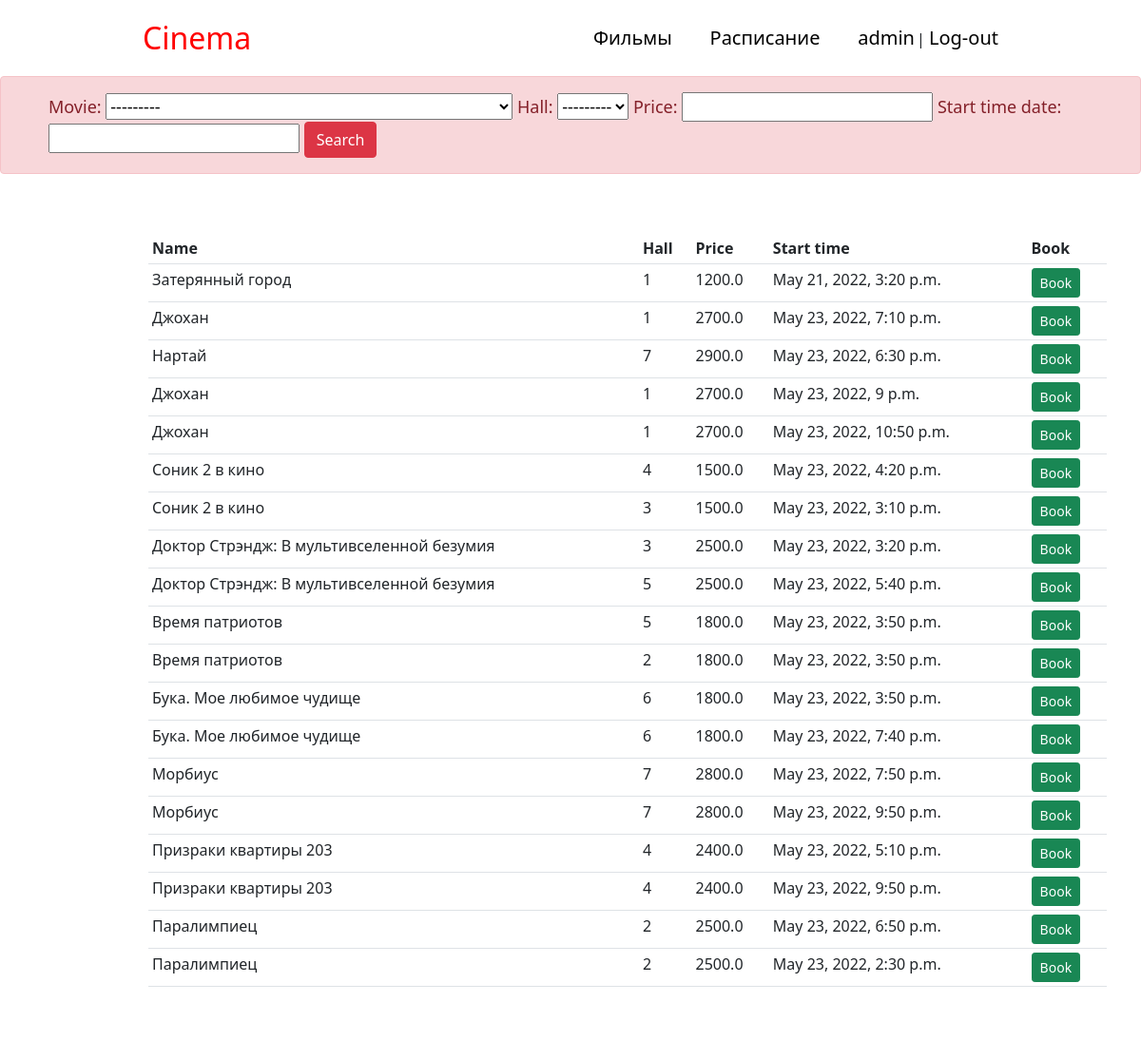
The app's page /schedule/ (signed in) with its own data.
### projectapp/models.py (models this page shows, shortened)
class Movie(models.Model):
    Боевик= 'Боевик'
    Комедия = 'Комедия'
    Приключения= 'Приключения'
    Мультфильм= 'Мультфильм'
    Ужасы= 'Ужасы'
    Спорт= 'Спорт'
    Фантастика= 'Фантастика'
    Фэнтези= 'Фэнтези'
    Триллер='Триллер'
    Детектив= 'Детектив'
    История= 'История'
    ДокументальныйФильм= 'Документальный фильм'
    Семейный= 'Семейный'
    Драма ='Драма'
    genre_in_choices =[
        (Боевик, 'Боевик'),
        (Комедия,'Комедия'),
        (Приключения,'Приключения'),
        (Мультфильм,'Мультфильм'),
        (Ужасы,'Ужасы'),
        (Спорт,'Спорт'),
        (Фантастика,'Фантастика'),
        (Фэнтези,'Фэнтези'),
        (Триллер,'Триллер'),
        (Детектив,'Детектив'),
        (История,'История'),
        (ДокументальныйФильм,'Документальный фильм'),
        (Семейный, 'Семейный'),
        (Драма , 'Драма'),
    ]
    movie_id = models.AutoField(primary_key=True)
    name = models.CharField(max_length=50, null=False)
    image = models.ImageField()#upload_to='movie')
    year = models.IntegerField(_('year'), choices=YEAR_CHOICES, default=datetime.datetime.now().year)
    country = CountryField(multiple=True)
    during_time=models.DurationField()#IntegerField()
    genre = MultiSelectField(
        max_choices=5,
        choices=genre_in_choices,
    )
    description= models.TextField()
    rating = models.DecimalField(decimal_places=2, max_digits=4)#FloatField(default=0.0, validators=[MinValueValidator(0.0), MaxValueValidator(5.0)])
    def __str__(self):
        return self.name
    class Meta:
        ordering=['name']

class Schedule(models.Model):
    schedule_id = models.AutoField(primary_key=True)
    movie = models.ForeignKey(Movie, on_delete=models.CASCADE)
    hall = models.ForeignKey(Hall, on_delete=models.CASCADE)
    price = models.FloatField()
    start_time= models.DateTimeField()
    '''def get_absolute_url(self):
        return reverse('schedule', kwargs={'pk': self.pk})
'''

class Hall(models.Model):
    hall_id= models.AutoField(primary_key=True)
    capacity = models.IntegerField()
    def __str__(self):
        return str(self.hall_id)

### projectapp/views.py (the view)
# urls.py: path('schedule/', views.schedule, name='schedule'),
def schedule(request):
    schedules = Schedule.objects.all()
    myFilter = ScheduleFilter(request.GET,queryset=schedules)
    schedules=myFilter.qs
    context = {'schedules':schedules, 'myFilter':myFilter}
    return render(request,'projectapp/schedule.html',context)

### projectapp/templates/projectapp/schedule.html (shortened to what this page needs)
<!DOCTYPE html>
<html lang="en">
<head>
    <link href="https://cdn.jsdelivr.net/npm/bootstrap@5.1.3/dist/css/bootstrap.min.css" rel="stylesheet">
{% extends 'main/base.html' %}
{% block content %}
</head>
<body>
<div style="margin-left: 0px; " >
<div class="row" style="font-size: 18px;" >
    <div class="col">
        <div class="alert alert-danger" style="padding-left: 50px">
            <form method="get">
                {{myFilter.form}}
                <button class="btn btn-danger" type="submit">Search</button>
            </form>
        </div>
    </div>
</div>
<div class="row">
    <div class="col md">
        <div class="card card-body">
            <table class="table table-sm" style="margin-left: -20px">
                <tr >
                    <th>Name</th>
                    <th>Hall</th>
                    <th>Price</th>
                    <th>Start time</th>
                    <th>Book</th>
                </tr>
                {% for schedule in schedules %}
                <tr >
                    <td>{{schedule.movie}}</td>
                    <td>{{schedule.hall}}</td>
                    <td>{{schedule.price}}</td>
                    <td>{{schedule.start_time}}</td>
                    {% if request.user.is_authenticated %}
                    <td><a class="btn btn-sm btn-success" href="{% url 'reserve' %}">Book</a> </td>
                    {% else %}
                     <td><a class="btn btn-sm btn-danger" href="{% url 'login' %}">Book</a> </td>
                    {% endif %}
                </tr>
                {% endfor %}
            </table>
        </div>
    </div>
</div>
</div>
</html>
{% endblock %}

### main/templates/main/base.html (shortened to what this page needs)
<!DOCTYPE html>
<html lang="en">
<head>
    <link rel="stylesheet" href="https://cdn.jsdelivr.net/npm/bootstrap@5.1.3/dist/css/bootstrap.min.css">
    {% load static %}
    <link rel="stylesheet" href="{% static 'main/css/main.css' %}">
    <link rel="stylesheet" href="https://use.fontawesome.com/releases/v5.8.2/css/all.css">
</head>
<body>
   <aside>
  <div class="navbar" style="height: 80px">
        <a  style="font-size:32px; color: red; margin-left: 150px">Cinema</a>
      <a href="{% url 'today' %}" style="margin-left: 320px">Фильмы</a>
      <a href="{% url 'schedule' %}" style="">Расписание</a>
      <div style="margin-right: 150px">
      {% if request.user.is_authenticated %}
         <a href="" style="margin-right:2px">{{ request.user.username }}</a>|
         <a href="{% url 'logout' %}" >Log-out </a>
        {% else %}  <a href="{%  url 'register' %}" style="margin-left: 2px">Register</a> <span style="font-size: 20px"> |</span>
            <a href="{% url 'login' %}">Log-in</a>
        {% endif %}
  </div>
    </div>
   </aside>
   <main>
        {% block content %}
        {% endblock %}
</body>
</html>

### main/static/main/css/main.css (style rules this page uses)
.navbar { background-color: white; position: sticky; top: 0; }
a { color: black; text-decoration: none; font-size:20px; }
.card { display: flex; flex-wrap:wrap; align-content: space-between; margin-left: 160px; margin-top: 30px; margin-bottom: 25px; border: none; }
* { margin: 0; padding: 0; }

### records on screen
Movie: movie "---------"
Schedule: movie "Затерянный город", hall "1", price "1200.0", start_time "May 21, 2022, 3:20 p.m."
Schedule: movie "Джохан", hall "1", price "2700.0", start_time "May 23, 2022, 7:10 p.m."
Schedule: movie "Нартай", hall "7", price "2900.0", start_time "May 23, 2022, 6:30 p.m."
Schedule: movie "Джохан", hall "1", price "2700.0", start_time "May 23, 2022, 9 p.m."
Schedule: movie "Джохан", hall "1", price "2700.0", start_time "May 23, 2022, 10:50 p.m."
Schedule: movie "Соник 2 в кино", hall "4", price "1500.0", start_time "May 23, 2022, 4:20 p.m."
Schedule: movie "Соник 2 в кино", hall "3", price "1500.0", start_time "May 23, 2022, 3:10 p.m."
Schedule: movie "Доктор Стрэндж: В мультивселенной безумия", hall "3", price "2500.0", start_time "May 23, 2022, 3:20 p.m."
Schedule: movie "Доктор Стрэндж: В мультивселенной безумия", hall "5", price "2500.0", start_time "May 23, 2022, 5:40 p.m."
Schedule: movie "Время патриотов", hall "5", price "1800.0", start_time "May 23, 2022, 3:50 p.m."
Schedule: movie "Время патриотов", hall "2", price "1800.0", start_time "May 23, 2022, 3:50 p.m."
Schedule: movie "Бука. Мое любимое чудище", hall "6", price "1800.0", start_time "May 23, 2022, 3:50 p.m."
Schedule: movie "Бука. Мое любимое чудище", hall "6", price "1800.0", start_time "May 23, 2022, 7:40 p.m."
Schedule: movie "Морбиус", hall "7", price "2800.0", start_time "May 23, 2022, 7:50 p.m."
Schedule: movie "Морбиус", hall "7", price "2800.0", start_time "May 23, 2022, 9:50 p.m."
Schedule: movie "Призраки квартиры 203", hall "4", price "2400.0", start_time "May 23, 2022, 5:10 p.m."
Schedule: movie "Призраки квартиры 203", hall "4", price "2400.0", start_time "May 23, 2022, 9:50 p.m."
Schedule: movie "Паралимпиец", hall "2", price "2500.0", start_time "May 23, 2022, 6:50 p.m."
Schedule: movie "Паралимпиец", hall "2", price "2500.0", start_time "May 23, 2022, 2:30 p.m."

### other values on screen
{{ request.user.username }} "admin"
